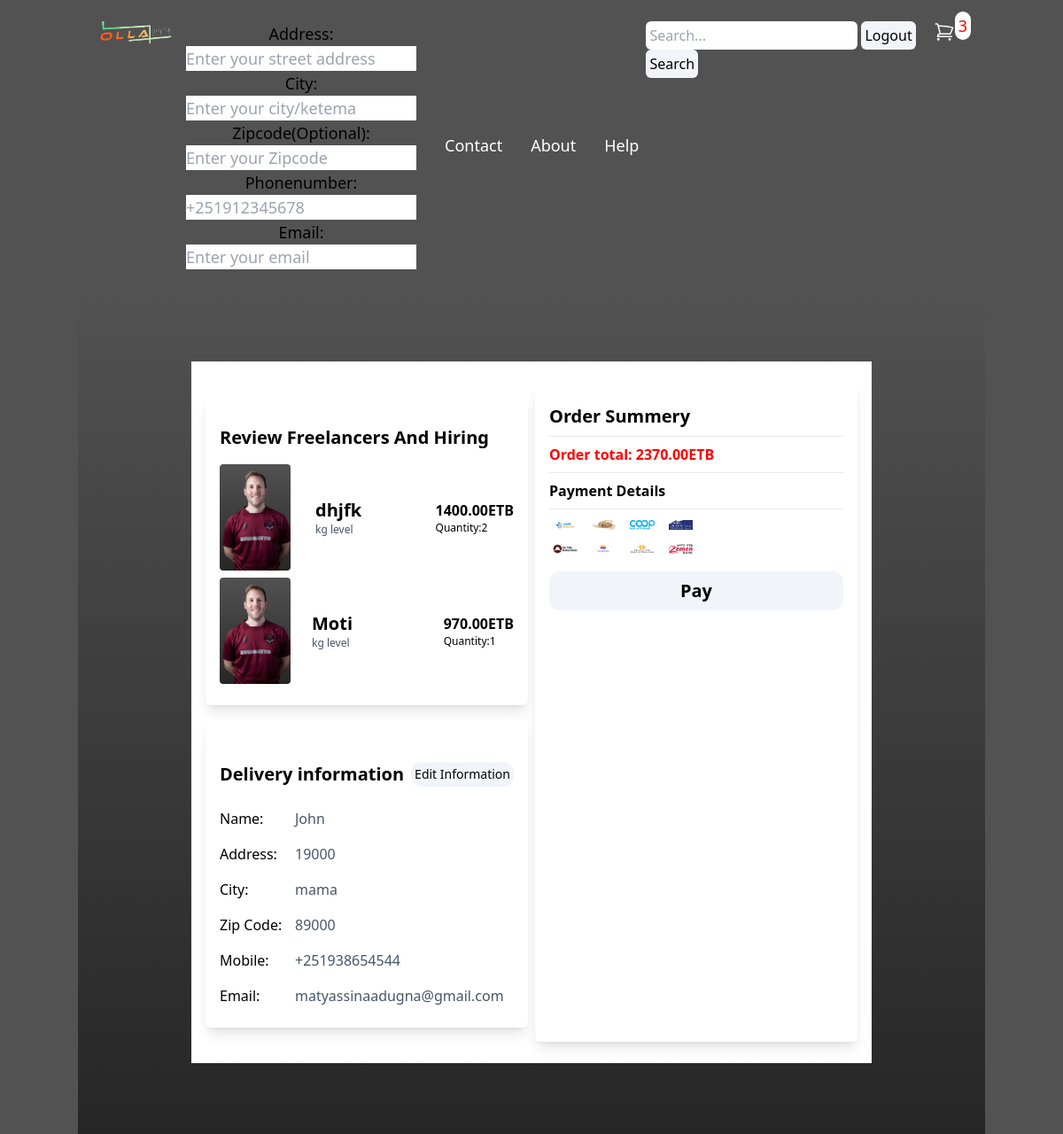
The app's page /ecom/checkout/ (signed in) with its own data.
### myapp/models.py (models this page shows, shortened)
class OrderItem(models.Model):
	product = models.ForeignKey(Product, related_name='orderitem', on_delete=models.SET_NULL, null=True)
	order = models.ForeignKey(Order, on_delete=models.SET_NULL, null=True)
	quantity = models.IntegerField(default=0, null=True, blank=True)
	date_added = models.DateTimeField(auto_now_add=True)
	@property
	def get_total(self):
		total = self.product.price * self.quantity
		return total

class Product(models.Model):
    Level_CHOICES = (
        ('kg', 'Kg level'),
        ('Elementary', 'Elementary level'),
        ('HighSchool', 'HighSchool level'),
        ('Undergraduate', 'Undergraduate level'),
        ('Msc', 'Msc level'),
        ('Phd', 'Phd level'),
    )
    shoppingcart = models.ForeignKey(ShoppingCart, related_name='product', on_delete=models.CASCADE)
    name = models.CharField(max_length=255)
    image = models.ImageField(null=True, blank=True)
    price = models.DecimalField(max_digits=6, decimal_places=2)
    category = models.CharField(max_length=100, choices=Level_CHOICES)
    about = models.CharField(null=True,max_length=200)

class CustomerAddress(models.Model):
    customer = models.ForeignKey(Customer,related_name='customeraddress', on_delete=models.CASCADE, null=True)
    order = models.ForeignKey(Order, related_name='customeraddress', on_delete=models.CASCADE, null=True)
    address = models.CharField(max_length=255, null=False)
    city = models.CharField(max_length=255, null=False)
    postal_code = models.CharField(max_length=255, null=False)
    phone_number = PhoneNumberField(null=False, blank=False)
    email = models.EmailField()
    date_added = models.DateTimeField(auto_now_add=True)

class Order(models.Model):
    customer = models.ForeignKey(Customer,related_name='order', on_delete=models.CASCADE, null=True, blank=False)
    complete = models.BooleanField(default=False)
    date_order = models.DateTimeField(auto_now_add=True)
    @property
    def get_cart_total(self):
        orderitems = self.orderitem_set.all()
        total = sum([item.get_total for item in orderitems])
        return total
    @property
    def get_cart_items(self):
        orderitems = self.orderitem_set.all()
        total = sum([item.quantity for item in orderitems])
        return total

### myapp/views.py (the view)
# urls.py: path('checkout/', CheckoutPageView.as_view(), name='checkout'),
class CheckoutPageView(LoginRequiredMixin, ListView):
    model = Order
    template_name = 'myapp/checkout.html'
    def get_context_data(self, **kwargs):
        order, created = Order.objects.get_or_create(customer = self.request.user.customer, complete=False)
        checkout = order.orderitem_set.all()
        cartItems = order.get_cart_items
        form = EditAddressInfo()
        customadd = CustomerAddress.objects.filter(customer=self.request.user.customer)
        context = {
            'checkout':checkout,
            'order':order,
            'form':form,
            'address':customadd,
            'cartItems': cartItems
        }
        return context

### myapp/forms.py
class EditAddressInfo(forms.Form):
    address = forms.Field(widget=forms.TextInput(attrs={'class':'form-control','name':'address','placeholder':'Enter your street address'}))
    city = forms.Field(widget=forms.TextInput(attrs={'class':'form-control','name':'city','placeholder':'Enter your city/ketema'}))
    postal_code = forms.Field(
        label='Zipcode(Optional)',
        widget=forms.TextInput(attrs={'class':'form-control','name':'zipcode','placeholder':'Enter your Zipcode'}),
        required=False
        )
    phonenumber = forms.Field(
        widget=forms.TextInput(attrs={'class':'form-control','name':'phone','placeholder':'+251912345678'}),
        validators=["please enter the unique number!"]
        )
    email = forms.Field(widget=forms.TextInput(attrs={'class':'form-control','name':'email','placeholder':'Enter your email'}))

### myapp/templates/myapp/checkout.html (shortened to what this page needs)
{% extends 'myapp/main.html' %}
{% load static %}
{% block content %}
<section class="container mx-auto py-10 lg:py-20 bg-gradient-to-b from-neutral-600 to-neutral-800">
    <div class="mx-auto block lg:grid lg:grid-cols-2 gap-2 bg-white px-4 py-6 lg:w-3/4">
        <div class="grid grid-row-2 gap-4 py-4">
            <div class="grid grid-row-2 gap-2 bg-white shadow-lg px-4 py-6 rounded-md">
                <div>
                    <h3 class="text-xl font-semibold py-2">Review Freelancers And Hiring</h3>
                </div>
                {% for item in checkout %}
                    <div class="flex justify-between items-center">
                        <div class="grid grid-cols-2 gap-2 items-center">
                            <img src="../media/{{ item.product.image }}" alt="" class="w-20 h-30 bg-gradient-to-b from-neutral-600 to-neutral-800 rounded">
                            <div class="px-4">
                                <h3 class="text-xl font-bold">{{ item.product.name }}</h3>
                                <p class="text-slate-600 text-xs">kg level</p>
                            </div>
                        </div>
                        <div>
                            <p class="font-bold">{{ item.get_total }}ETB</p>
                            <p class="text-xs">Quantity:{{ item.quantity }}</p>
                        </div>
                    </div>
                {% endfor %}
            </div>
            <div class="bg-white shadow-lg px-4 py-6 rounded-md tcontainer">
                <div class="flex justify-between py-6">
                    <h3 class="text-xl font-semibold dynamic">Delivery information</h3>
                    <button class="p-1 text-black text-sm font-medium rounded-xl bg-slate-100 hover:bg-slate-300 infoadd">Edit Information</button>
                </div>
                <div class="grid grid-cols-4 gap-2 form1">
                    {% for add in address %}
                        <div class="space-y-4">
                            <h3 class="font-medium">Name:</h3>
                            <h3 class="font-medium">Address:</h3>
                            <h3 class="font-medium">City:</h3>
                            <h3 class="font-medium truncate">Zip Code:</h3>
                            <h3 class="font-medium">Mobile:</h3>
                            <h3 class="font-medium">Email:</h3>
                        </div>
                        <div class="space-y-4 col-span-3">
                            <p class="text-slate-600">{{ request.user }}</p>
                            <p class="text-slate-600 truncate">{{ add.address }}</p>
                            <p class="text-slate-600">{{ add.city }}</p>
                            <p class="text-slate-600">{{ add.postal_code }}</p>
                            <p class="text-slate-600">{{ add.phone_number }}</p>
                            <p class="text-slate-600 truncate">{{ add.email }}</p>
                        </div>
                    {% endfor %}
                </div>
            </div>
        </div>
        <div class="bg-white shadow-lg px-4 py-6 rounded-md">
            <div class="pb-2">
                <h3 class="text-xl font-semibold">Order Summery</h3>
            </div>
            <hr class="px-4">
            <div class="py-2">
                <h1 class="font-semibold text-[#FF0000]">Order total:    {{ order.get_cart_total }}ETB</h1>
            </div>
            <hr class="px-4">
            <div class="py-2">
                <h3 class="font-semibold">Payment Details</h3>
            </div>
            <hr>
            <div class="py-2 pcontainer">
                <div class="mx-auto lg:mx-0 grid grid-cols-4 gap-2 size-1/2">
                    <img class="bg-white p-1" src="{% static 'image/telebirr_R.webp' %}" alt="">
                    <img class="bg-white p-1" src="{% static 'image/cbe_R.webp' %}" alt="">
                    <img class="bg-white p-1" src="{% static 'image/coop_R.webp' %}" alt="">
                    <img class="bg-white p-1" src="{% static 'image/dashen_R.webp'%}" alt="">
                    <img class="bg-white p-1" src="{% static 'image/buna_R.webp'%}" alt="">
                    <img class="bg-white p-1" src="{% static 'image/awash_R.webp' %}" alt="">
                    <img class="bg-white p-1" src="{% static 'image/abs_R.webp'%}" alt="">
                    <img class="bg-white p-1" src="{% static 'image/zemen_R.webp'%}" alt="">
                </div>
                <div class="py-4">
                    <button class="p-2 w-full text-black rounded-xl bg-slate-100 hover:bg-slate-300 font-semibold text-xl payment option">Pay</button>
                </div>
            </div>
        </div>
    </div>
</section>
{% endblock content %}

### records on screen
OrderItem: product.image (picture), product.name "dhjfk", get_total "1400.00", quantity "2"
OrderItem: product.image (picture), product.name "Moti", get_total "970.00", quantity "1"
CustomerAddress: address "19000", city "mama", postal_code "89000", phone_number "+251938654544", email "matyassinaadugna@gmail.com"
Order: get_cart_total "2370.00"

### other values on screen
{{ cartItems }} "3"
{{ request.user }} "John"
